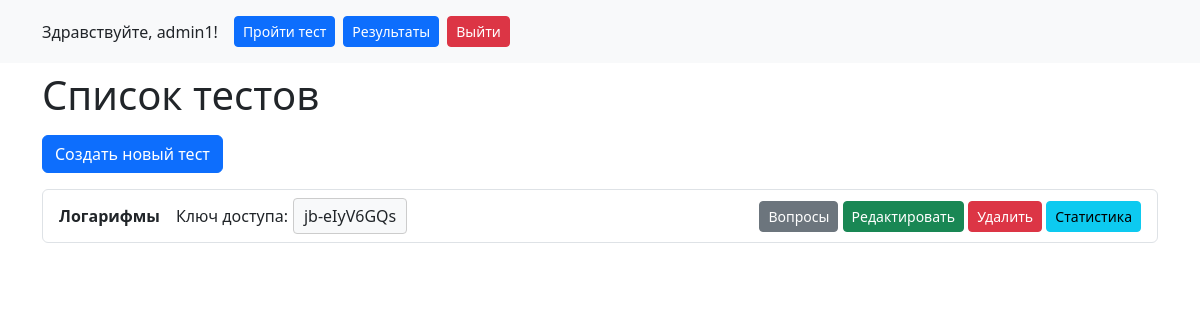
Before: /tests/ (signed in) with the older database file.
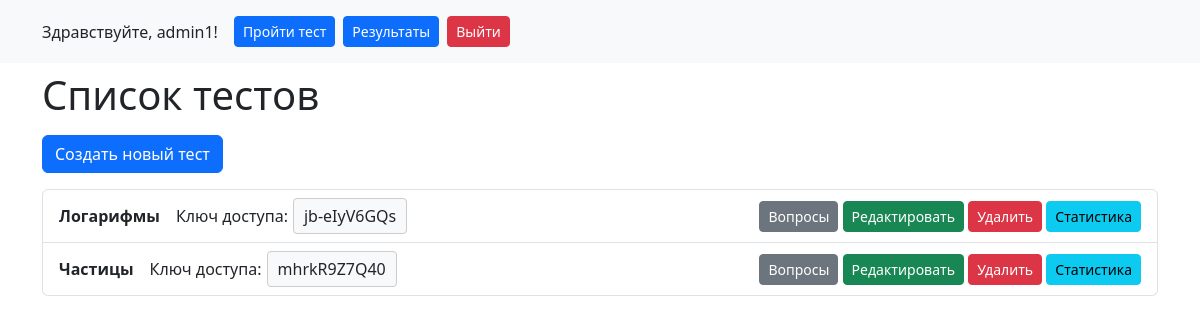
After: the same page with the newer database file.
### quiz/models.py (models this page shows, shortened)
class Test(models.Model):
    subject = models.ForeignKey(Subject, on_delete=models.CASCADE)
    name = models.CharField(max_length=200)
    pass_score = models.IntegerField(default=100)  # Проходной балл
    start_time = models.DateTimeField()  # Начало теста
    end_time = models.DateTimeField()  # Окончание теста
    duration = models.IntegerField()  # Длительность теста в минутах
    access_key = models.CharField(max_length=50, unique=True)  # Ключ доступа
    created_by = models.ForeignKey(User, on_delete=models.CASCADE, related_name='tests', null=True, blank=True)  # Разрешаем NULL значения

### quiz/views.py (the view)
# urls.py: path('tests/', TestListView.as_view(), name='test_list'),
class TestListView(UserPassesTestMixin, views.View):
    template_name = 'quiz/test_list.html'
    def test_func(self):
        return self.request.user.is_staff and self.request.user.groups.filter(name='Администраторы').exists()
    def get(self, request):
        tests = Test.objects.filter(created_by=request.user)
        return render(request, self.template_name, {'tests': tests})

### quiz/templates/quiz/test_list.html (shortened to what this page needs)
<!DOCTYPE html>
<html lang="ru">
<head>
    <link href="https://cdn.jsdelivr.net/npm/bootstrap@5.3.0/dist/css/bootstrap.min.css" rel="stylesheet">
</head>
<body>
    <header class="bg-light p-3 mb-2">
        <div class="container">
            <div class="d-flex justify-content-between align-items-center">
                <div class="d-flex align-items-center">
                    {% if user.is_authenticated %}
                    <span class="me-3">Здравствуйте, {{ user.username }}!</span>
                    <a href="{% url 'home' %}" class="btn btn-primary btn-sm me-2">Пройти тест</a>
                    <a href="{% url 'user_results' %}" class="btn btn-primary btn-sm me-2">Результаты</a>
                    <form method="post" action="{% url 'log_out' %}">
                        <button type="submit" class="btn btn-danger btn-sm">Выйти</button>
                    </form>
                    {% else %}
                    <a href="{% url 'log_in' %}" class="btn btn-primary btn-sm">Войти</a>
                    {% endif %}
                </div>
            </div>
        </div>
    </header>
    <div class="container">
        <h1 class="mb-3">Список тестов</h1>
        <a href="{% url 'test_create' %}" class="btn btn-primary mb-3">Создать новый тест</a>
        <ul class="list-group">
            {% for test in tests %}
            <li class="list-group-item d-flex justify-content-between align-items-center">
                <div class="align-text">
                    <span class="test-name me-3">{{ test.name }}</span>
                    <span class="">Ключ доступа:</span>
                    <span class="access-key">{{ test.access_key }}</span>
                </div>
                <div>
                    <a href="{% url 'question_list' test.pk %}" class="btn btn-secondary btn-sm">Вопросы</a>
                    <a href="{% url 'test_update' test.pk %}" class="btn btn-success btn-sm">Редактировать</a>
                    <a href="{% url 'test_delete' test.pk %}" class="btn btn-danger btn-sm">Удалить</a>
                    <a href="{% url 'test_statistics' test.pk %}" class="btn btn-info btn-sm">Статистика</a>
                </div>
            </li>
            {% empty %}
            <li class="list-group-item">Нет созданных тестов.</li>
            {% endfor %}
        </ul>
    </div>
</body>
</html>

Changed rows visible on the page:
added Test: name "Частицы", access_key "mhrkR9Z7Q40"
